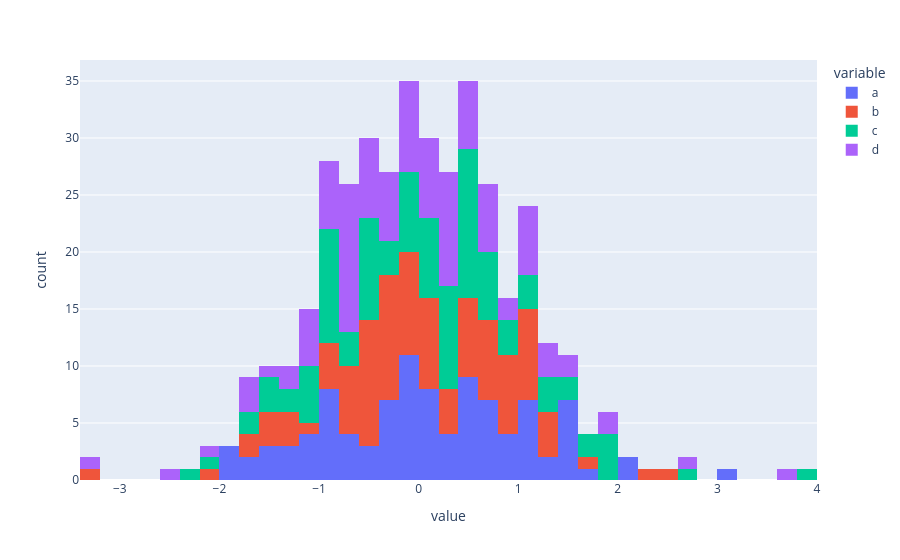

The notebook cell this image was saved under:
### Code cell
#dataframe.iplot(kind='scatter', x='a', y='b', mode='markers')

import plotly.express as px
# Instead of df.iplot(kind='bar')
fig = px.histogram(dataframe    )

fig.show()
